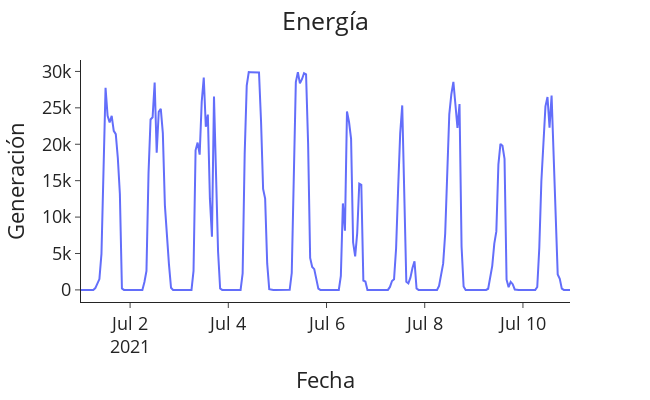

Here is the notebook cell this chart was saved with:
### Code cell
plotting(title='Energía', data=datos[:240], x='Fecha', y='fltSuma', x_label='Fecha', y_label='Generación')

### Figure 1 — Plotly figure (JSON) as saved in the notebook; plotly's stock layout.template omitted (floating-point values rounded to 4 significant figures; data arrays with more than 128 entries replaced by an {"elided": "..."} marker saying what was removed)
{"data": [{"hovertemplate": "Fecha=%{x}<br>Generación=%{y}<extra></extra>", "legendgroup": "", "line": {"color": "#636efa", "dash": "solid"}, "marker": {"symbol": "circle"}, "mode": "lines", "name": "", "orientation": "v", "showlegend": false, "type": "scatter", "x": {"elided": "240 str values"}, "xaxis": "x", "y": {"elided": "240 float values"}, "yaxis": "y"}], "layout": {"font": {"size": 18}, "height": 400, "legend": {"tracegroupgap": 0}, "margin": {"t": 60}, "title": {"text": "Energía", "x": 0.5}, "width": 650, "xaxis": {"anchor": "y", "domain": [0, 1], "title": {"text": "Fecha"}}, "yaxis": {"anchor": "x", "domain": [0, 1], "title": {"text": "Generación"}}}}
